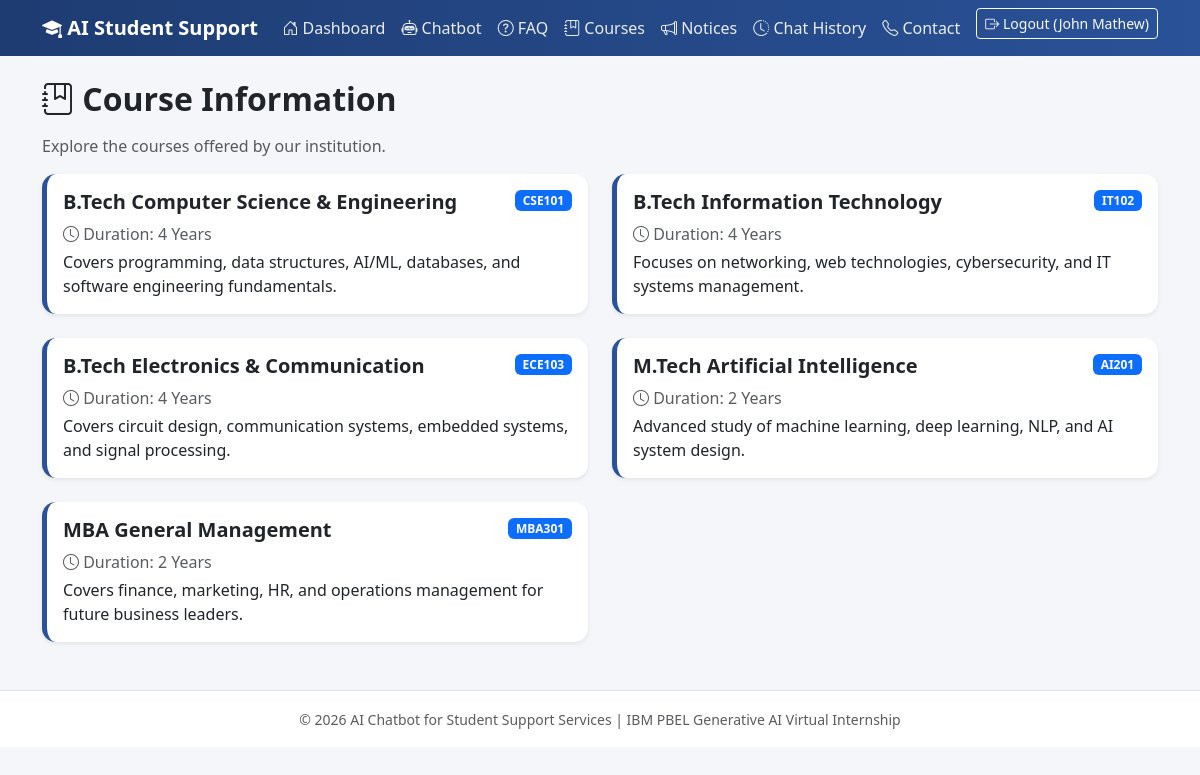
/courses (signed in), run on the app's committed database.
### tables this page shows
CREATE TABLE courses (
    id INTEGER PRIMARY KEY AUTOINCREMENT,
    course_name TEXT NOT NULL,
    course_code TEXT NOT NULL,
    duration TEXT NOT NULL,
    description TEXT NOT NULL
);

### app.py (the view)
@app.route("/courses")
@login_required
def courses():
    conn = get_db_connection()
    courses_list = conn.execute("SELECT * FROM courses").fetchall()
    conn.close()
    return render_template("courses.html", courses=courses_list)

### app.py (called while the page is built)
def get_db_connection():
    conn = sqlite3.connect(Config.DATABASE_PATH)
    conn.row_factory = sqlite3.Row  # allows dict-like access to rows
    return conn

def login_required(view_func):
    from functools import wraps
    @wraps(view_func)
    def wrapped_view(*args, **kwargs):
        if "student_id" not in session:
            flash("Please log in to continue.", "warning")
            return redirect(url_for("login"))
        return view_func(*args, **kwargs)
    return wrapped_view

### templates/courses.html (shortened to what this page needs)
{% extends "base.html" %}
{% block content %}
<h2 class="fw-bold mb-3"><i class="bi bi-journal-bookmark"></i> Course Information</h2>
<p class="text-muted">Explore the courses offered by our institution.</p>
<div class="row g-4">
    {% for course in courses %}
    <div class="col-md-6">
        <div class="card h-100 shadow-sm border-0 course-card">
            <div class="card-body">
                <div class="d-flex justify-content-between align-items-start">
                    <h5 class="card-title fw-bold">{{ course.course_name }}</h5>
                    <span class="badge bg-primary">{{ course.course_code }}</span>
                </div>
                <p class="text-muted mb-1"><i class="bi bi-clock"></i> Duration: {{ course.duration }}</p>
                <p class="card-text">{{ course.description }}</p>
            </div>
        </div>
    </div>
    {% else %}
    <p class="text-muted">No course information available at the moment.</p>
    {% endfor %}
</div>
{% endblock %}

### static/css/style.css (style rules this page uses)
body { background-color: #f4f6f9; font-family: 'Segoe UI', Roboto, Arial, sans-serif; }
.course-card { border-radius: 14px; border-left: 5px solid #2a5298 !important; }

### data on the page
courses: course_name "B.Tech Computer Science & Engineering", course_code "CSE101", duration "4 Years", description "Covers programming, data structures, AI/ML, databases, and software engineering fundamentals."
courses: course_name "B.Tech Information Technology", course_code "IT102", duration "4 Years", description "Focuses on networking, web technologies, cybersecurity, and IT systems management."
courses: course_name "B.Tech Electronics & Communication", course_code "ECE103", duration "4 Years", description "Covers circuit design, communication systems, embedded systems, and signal processing."
courses: course_name "M.Tech Artificial Intelligence", course_code "AI201", duration "2 Years", description "Advanced study of machine learning, deep learning, NLP, and AI system design."
courses: course_name "MBA General Management", course_code "MBA301", duration "2 Years", description "Covers finance, marketing, HR, and operations management for future business leaders."

### other printed values
{{ session.get('student_name') }} "John Mathew"
